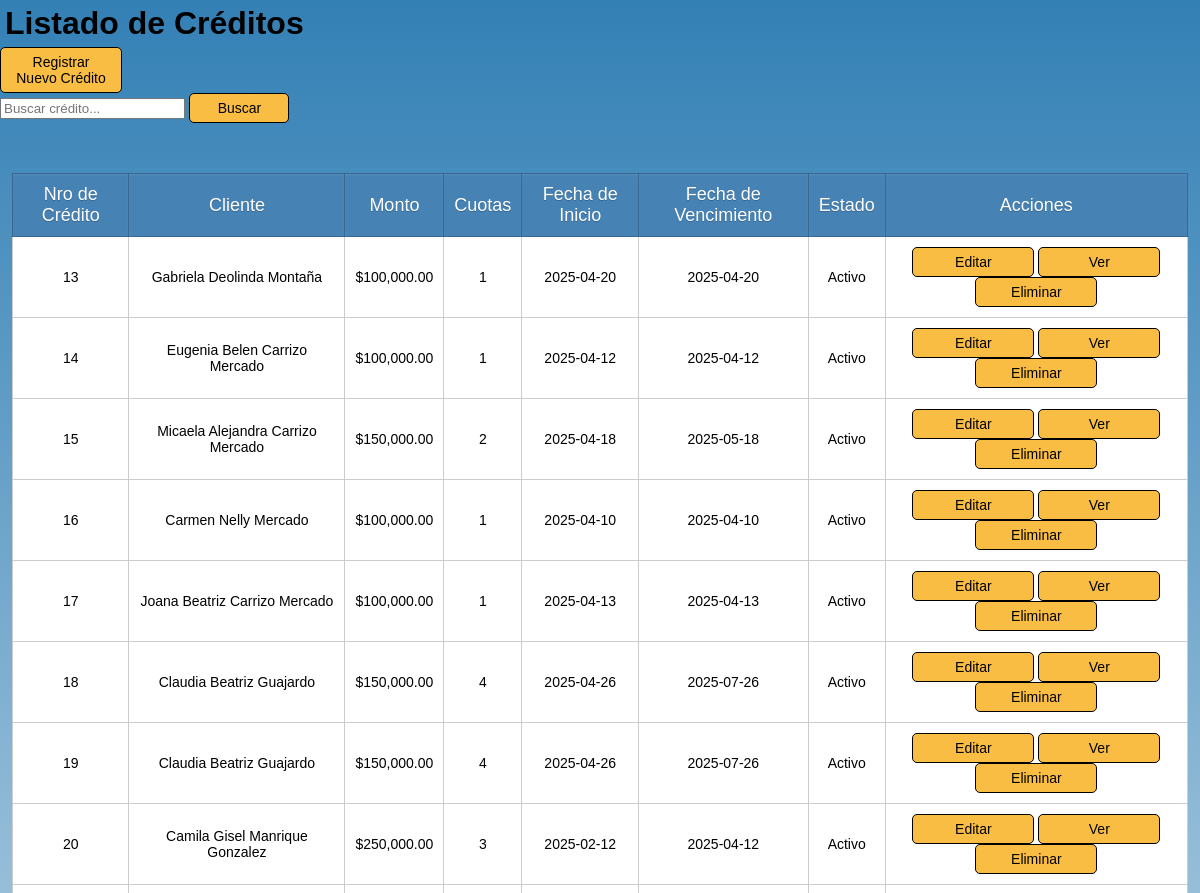
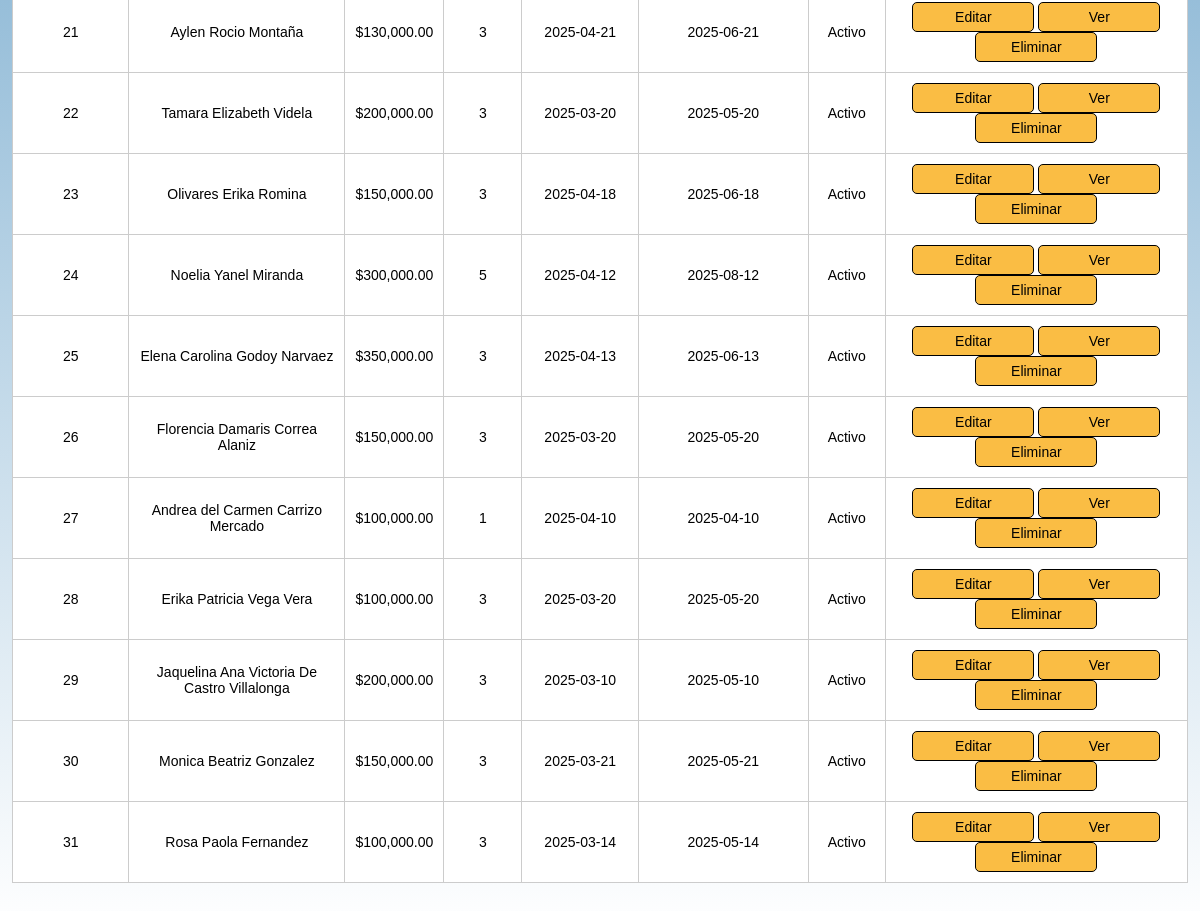
The app's page /src/modules/creditos/index_creditos.php, older data (2 pictures, top to bottom).
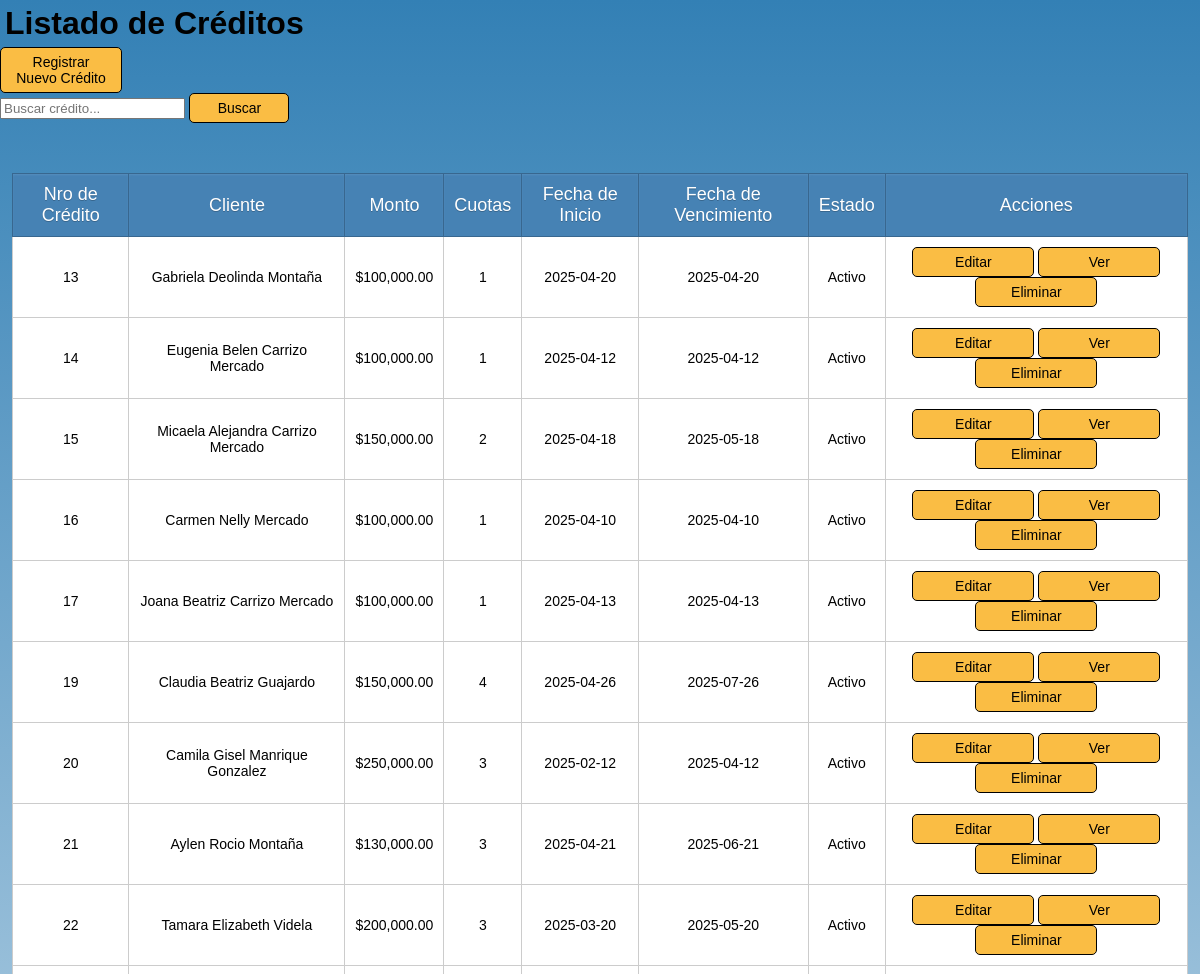
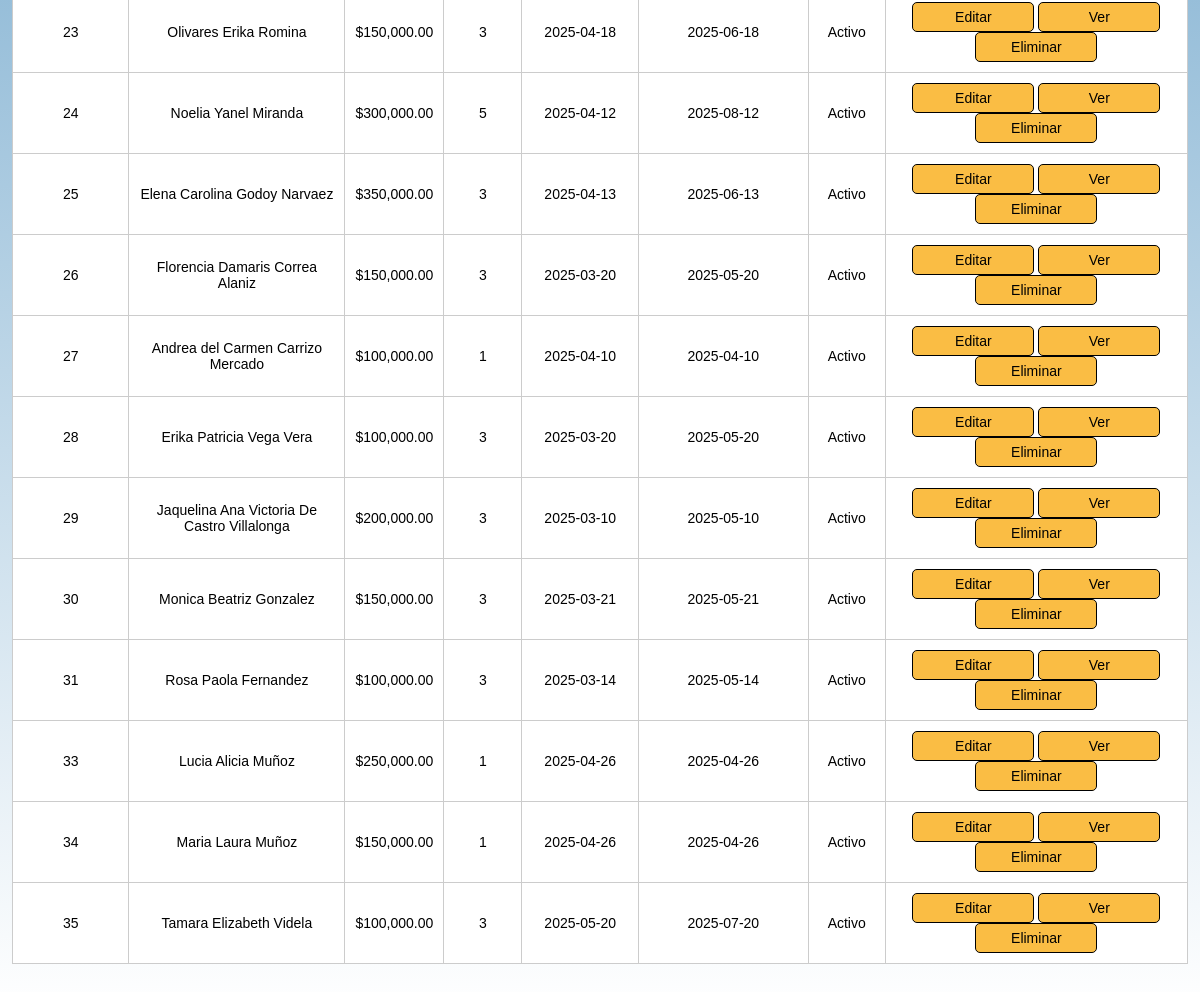
The same page, newer data (2 pictures, top to bottom).
### tables this page shows
CREATE TABLE `creditos` (
  `id` int(10) UNSIGNED NOT NULL,
  `cliente_id` int(10) UNSIGNED NOT NULL,
  `monto` decimal(10,2) NOT NULL,
  `monto_total` decimal(10,2) NOT NULL,
  `monto_cuota` decimal(10,2) NOT NULL,
  `cuotas` int(10) NOT NULL,
  `fecha_inicio` date NOT NULL,
  `fecha_vencimiento` date NOT NULL,
  `estado` enum('Activo','Vencido','Pagado') NOT NULL,
  `frecuencia` enum('mensual','quincenal','semanal') NOT NULL
);

CREATE TABLE `clientes` (
  `id_cliente` int(10) UNSIGNED NOT NULL,
  `nombre` text NOT NULL,
  `apellido` text NOT NULL,
  `dni` varchar(20) NOT NULL,
  `domicilio` varchar(100) NOT NULL,
  `telefono` varchar(20) NOT NULL,
  `estado` enum('Activo','Deudor','Inactivo') NOT NULL
);

### src/modules/creditos/index_creditos.php (the view, shortened to what this page needs)
<?php
require_once '../../config/database.php';
$query = "SELECT c.id, cl.nombre, cl.apellido, c.monto, c.cuotas, c.fecha_inicio, c.fecha_vencimiento, c.estado
          FROM creditos c
          INNER JOIN clientes cl ON c.cliente_id = cl.id_cliente";
$result = $conn->query($query);
?>
<!DOCTYPE html>
<html lang="es">
<head>
    <link rel="stylesheet" href="../../../style/style.css">
</head>
<body>
    <h1>Listado de Créditos</h1>
    <a href="registrar_credito.php">Registrar Nuevo Crédito</a>
    <form action="index_creditos.php" method="GET">
        <input type="text" name="buscar" placeholder="Buscar crédito..." value="<?php echo isset($_GET['buscar']) ? $_GET['buscar'] : ''; ?>">
        <button type="submit">Buscar</button>
    </form>
    <table border="1" cellpadding="10" cellspacing="0">
        <thead>
            <tr>
                <th>Nro de Crédito</th>
                <th>Cliente</th>
                <th>Monto</th>
                <th>Cuotas</th>
                <th>Fecha de Inicio</th>
                <th>Fecha de Vencimiento</th>
                <th>Estado</th>
                <th>Acciones</th>
            </tr>
        </thead>
        <tbody>
            <?php if ($result && $result->num_rows > 0): ?>
                <?php while ($credito = $result->fetch_assoc()): ?>
                    <tr>
                        <td><?php echo $credito['id']; ?></td>
                        <td><?php echo $credito['nombre'] . ' ' . $credito['apellido']; ?></td>
                        <td>$<?php echo number_format($credito['monto'], 2); ?></td>
                        <td><?php echo $credito['cuotas']; ?></td>
                        <td><?php echo $credito['fecha_inicio']; ?></td>
                        <td><?php echo $credito['fecha_vencimiento']; ?></td>
                        <td><?php echo $credito['estado']; ?></td>
                        <td>
                            <a href="editar_credito.php?id=<?php echo $credito['id']; ?>">Editar</a>
                            <a href="detalle_credito.php?id=<?php echo $credito['id']; ?>">Ver</a>
                            <a href="eliminar_credito.php?id=<?= $credito['id'] ?>" onclick="return confirm('¿Eliminar crédito?')">Eliminar</a>
                        </td>
                    </tr>
                <?php endwhile; ?>
            <?php else: ?>
                <tr>
                    <td colspan="8">No se encontraron créditos.</td>
                </tr>
            <?php endif; ?>
        </tbody>
    </table>
</body>
</html>

Row changes from the older to the newer data that the page shows:
removed creditos: id "18", cliente.nombre "Claudia Beatriz", cliente.apellido "Guajardo", monto "150,000.00", cuotas "4", fecha_inicio "2025-04-26", fecha_vencimiento "2025-07-26", estado "Activo"
added creditos: id "33", cliente.nombre "Lucia Alicia", cliente.apellido "Muñoz", monto "250,000.00", cuotas "1", fecha_inicio "2025-04-26", fecha_vencimiento "2025-04-26", estado "Activo"
added creditos: id "34", cliente.nombre "Maria Laura", cliente.apellido "Muñoz", monto "150,000.00", cuotas "1", fecha_inicio "2025-04-26", fecha_vencimiento "2025-04-26", estado "Activo"
added creditos: id "35", cliente.nombre "Tamara Elizabeth", cliente.apellido "Videla", monto "100,000.00", cuotas "3", fecha_inicio "2025-05-20", fecha_vencimiento "2025-07-20", estado "Activo"
